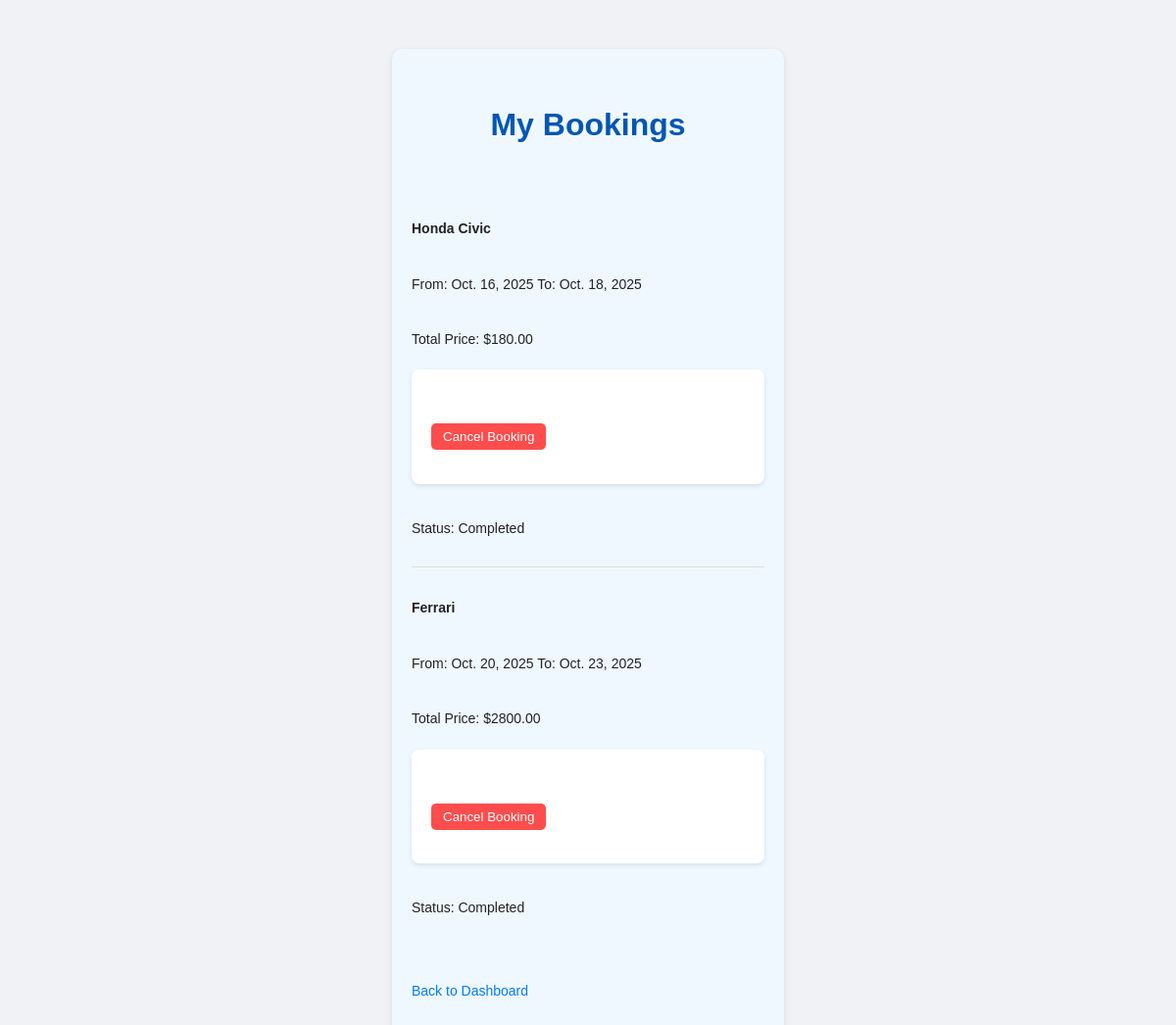
The page /rental/my_bookings/ (signed in) on the database its author committed.
### rental/models.py (models this page shows, shortened)
class Booking(models.Model):
    user = models.ForeignKey(User, on_delete=models.CASCADE)
    car = models.ForeignKey(Car, on_delete=models.CASCADE)
    start_date = models.DateField()
    end_date = models.DateField()
    total_price = models.DecimalField(max_digits=8, decimal_places=2, blank=True, null=True)

class Car(models.Model):
    name = models.CharField(max_length=100)
    description = models.TextField(blank=True)
    price_per_day = models.DecimalField(max_digits=8, decimal_places=2)
    is_available = models.BooleanField(default=True)
    image = models.ImageField(upload_to='car_images/', blank=True, null=True)

### rental/views.py (the view)
# urls.py: path('my_bookings/',views.my_bookings,name='my_bookings'),
@login_required(login_url='/login/')
def my_bookings(request):
    bookings = Booking.objects.filter(user=request.user).select_related('car')
    today = date.today()
    return render(request,'my_bookings.html',{'bookings':bookings,'today':today})

### templates/my_bookings.html (shortened to what this page needs)
<!DOCTYPE html>
<html lang="en">
<head>
    {% load static %}
    <link rel="stylesheet" href="{% static 'rental/style.css' %}">
</head>
<body>
    <div class="my_bookings-page">
        <h1>My Bookings</h1>
        {% if bookings %}
            <ul>
                {% for booking in bookings %}
                    <li>
                        <h3>{{ booking.car.name }}</h3>
                        <p>From: {{ booking.start_date }} To: {{ booking.end_date }}</p>
                        <p>Total Price: ${{ booking.total_price }}</p>
                        <form action="{% url 'rental:cancel_booking' booking.id %}" method="get">
                            <button type="submit">Cancel Booking</button>
                        </form>
                        {% if booking.end_date < today %}
                            <p>Status: Completed</p>
                        {% else %}
                            <p>Status: Active</p>
                        {% endif %}
                    </li>
                {% endfor %}
            </ul>
        {% else %}
            <p>You have no bookings yet.</p>
        {% endif %}
        <p><a href="{% url 'rental:dashboard' %}">Back to Dashboard</a></p>
    </div>
</body>
</html>

### rental/static/rental/style.css (style rules this page uses)
html, body { height: 100%; overflow-y: auto; }
* { margin:0; padding:0; box-sizing: border-box; }
body { font-family: Arial, sans-serif; background-color: #f0f2f5; color: #333; line-height: 3.6; padding: 20px; }
h1, h2, h3 { margin-bottom: 15px; color: #222; }
a { text-decoration: none; color: #007bff; }
button, input[type="submit"] { background-color: #007bff; color: #fff; border: none; padding: 10px 15px; cursor: pointer; border-radius: 6px; margin-top: 35px; }
form { background-color: #fff; padding: 20px; border-radius: 8px; margin-bottom: 20px; box-shadow: 0 2px 5px rgba(0,0,0,0.1); }
ul { list-style: none; margin-bottom:20px; }
ul li { margin-bottom: 10px; }
.my_bookings-page { max-width: 400px; margin: 30px auto; padding: 20px; background-color: #f0f8ff; color: #222; border-radius: 10px; box-shadow: 0 2px 6px rgba(0,0,0,0.1); }
.my_bookings-page h1 { text-align: center; margin-bottom: 15px; color: #0056b3; }
.my_bookings-page ul { list-style: none; padding: 0; margin-top: 10px; }
.my_bookings-page li { padding: 8px 0; border-bottom: 1px solid #ddd; margin-bottom: 8px; }
.my_bookings-page li:last-child { border-bottom: none; }
.my_bookings-page p, .my_bookings-page h3 { margin-bottom: 6px; font-size: 14px; }
.my_bookings-page form { margin-top: 5px; }
.my_bookings-page button { background-color: #ff4d4d; color: white; border: none; padding: 6px 12px; border-radius: 5px; cursor: pointer; }

### rows shown on the page
Booking: car.name "Honda Civic", start_date "Oct. 16, 2025", end_date "Oct. 18, 2025", total_price "180.00", shows "Status: Completed"
Booking: car.name "Ferrari", start_date "Oct. 20, 2025", end_date "Oct. 23, 2025", total_price "2800.00", shows "Status: Completed"
